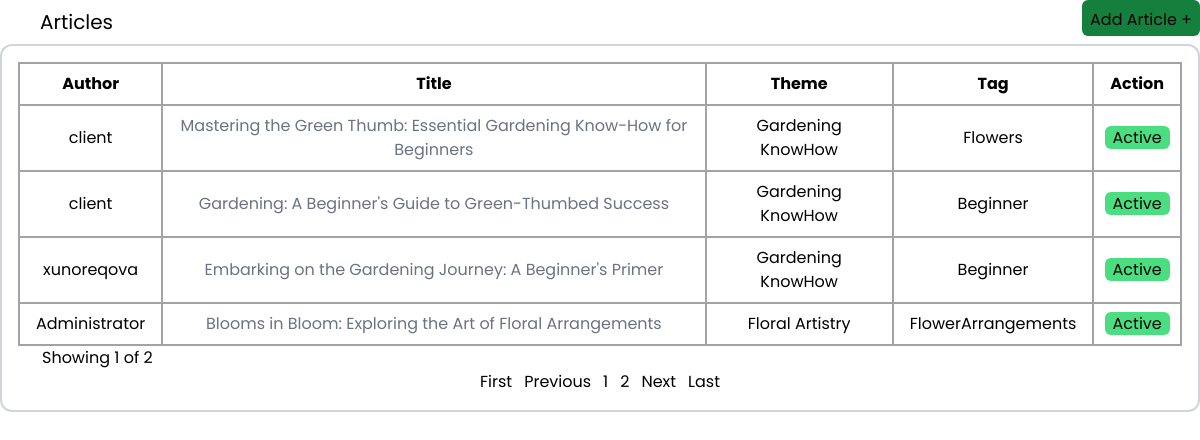
The page /src/blogpages/manageArticles.php (signed in) on the database its author committed.
### tables this page shows
CREATE TABLE `articles` (
  `articleId` int(11) NOT NULL,
  `articleTitle` varchar(255) DEFAULT NULL,
  `articleContent` varchar(30000) DEFAULT NULL,
  `userId` int(11) NOT NULL,
  `themeId` int(11) DEFAULT NULL,
  `articleTag` varchar(50) DEFAULT NULL,
  `isDeleted` int(11) DEFAULT 0
);

CREATE TABLE `users` (
  `userId` int(11) NOT NULL,
  `userName` varchar(50) NOT NULL,
  `userEmail` varchar(300) NOT NULL,
  `userPassword` mediumblob NOT NULL,
  `isVerified` int(11) NOT NULL DEFAULT 0,
  `roleId` int(11) NOT NULL
);

CREATE TABLE `themes` (
  `themeId` int(11) NOT NULL,
  `themeName` varchar(255) DEFAULT NULL,
  `themeDeleted` int(11) DEFAULT 0
);

### src/blogpages/manageArticles.php (the view, shortened to what this page needs)
<?php
include("../includes/conn.php");
if (isset($_SESSION['administrator_name']) || isset($_SESSION['admin_name'])) { ?>
    <!DOCTYPE html>
    <html lang="en">
    <head>
    </head>
    <body>
        <div class="flex flex-col justify-end items-start h-[100vh]">
            <div class="flex justify-between w-full pl-8">
                <p class="border-gray-300 rounded-t-lg p-2 pb-1 text-xl">Articles</p>
                <a href="../blog/addArticle_admin.php" class="p-2 pb-1 bg-green-700 mb-2 rounded-md">Add Article +</a>
            </div>
            <div class="border-2 border-gray-300 rounded-xl h-[90vh] w-full flex">
                <div id="themes" class="flex flex-col justify-between w-full p-4">
                    <?php
                    $records = $conn->query("SELECT * FROM articles JOIN users ON articles.userId = users.userId JOIN themes ON articles.themeId = themes.themeId");
                    $rows = $records->num_rows;
                    $start = 0;
                    $rows_per_page = 4;
                    $select = "SELECT * FROM articles JOIN users ON articles.userId = users.userId JOIN themes ON articles.themeId = themes.themeId LIMIT ?,?";
                    $stmt = $conn->prepare($select);
                    $stmt->bind_param("ii", $start, $rows_per_page);
                    $stmt->execute();
                    $result = $stmt->get_result();
                    $pages = ceil($rows / $rows_per_page);
                    if ($rows > 0) {
                    ?>
                        <table class="table-auto w-full ">
                            <thead class="border">
                                <tr class="border-2">
                                    <th class=" px-4 py-2 border-2 border-[#A3A3A3] text-xs md:text-base">Author</th>
                                    <th class=" px-4 py-2 border-2 border-[#A3A3A3] text-xs md:text-base">Title</th>
                                    <th class=" px-4 py-2 border-2 border-[#A3A3A3] text-xs md:text-base">Theme</th>
                                    <th class=" px-4 py-2 border-2 border-[#A3A3A3] text-xs md:text-base">Tag</th>
                                    <th class=" px-4 py-2 border-2 border-[#A3A3A3] text-xs md:text-base">Action</th>
                                </tr>
                            </thead>
                            <tbody id="tbody">
                                <?php
                                while ($row = mysqli_fetch_assoc($result)) {
                                    $articleId = $row['articleId'];
                                    $articleTitle = $row['articleTitle'];
                                    $articleTag = $row['articleTag'];
                                    $isDeleted = $row['isDeleted'];
                                    $userName = $row['userName'];
                                    $themeName = $row['themeName'];
                                ?>
                                    <tr>
                                        <td class="px-4 py-2 border-2 text-center border-[#A3A3A3] text-xs md:text-base"><?= $userName ?></td>
                                        <td class="px-4 py-2 border-2 text-center border-[#A3A3A3] text-gray-500 hover:text-gray-800 text-xs md:text-base"><a target="_blank" href="../blog/articlePage.php?article=<?= $articleId ?>"><?= $articleTitle ?></a></td>
                                        <td class="px-4 py-2 border-2 text-center border-[#A3A3A3] text-xs md:text-base"><?= $themeName ?></td>
                                        <td class="px-4 py-2 border-2 text-center border-[#A3A3A3] text-xs md:text-base"><?= $articleTag ?></td>
                                        <td class="px-1 py-2 border-2 text-center border-[#A3A3A3] text-xs md:text-base">
                                            <?php if ($isDeleted == 0) { ?>
                                                <a href="../blogpages/deleteArticle.php?articleId=<?= $articleId ?>" class="px-2 rounded-md bg-green-400"> Active </a>
                                            <?php } else { ?>
                                                <a href="../blogpages/deleteArticle.php?articleId=<?= $articleId ?>" class="px-2 rounded-md bg-red-400"> Archived </a>
                                            <?php } ?>
                                        </td>
                                    </tr>
                                <?php     }
                            } else {
                                ?>
                                <div class="w-full h-[100vh] flex items-center justify-center">
                                    <p>No tags in database</p>
                                </div>
                            <?php
                            }
                            ?>
                            </tbody>
                        </table>
                        <div>
                            <div class="pl-6">
                                <?php
                                if (!isset($_GET['page'])) {
                                    $page = 1;
                                } else {
                                    $page = $_GET['page'];
                                }
                                ?>
                                Showing <?php echo $page ?> of <?php echo $pages ?>
                            </div>
                            <div class="flex flex-row justify-center items-center gap-3">
                                <a href="?page=1">First</a>
                                <?php if (isset($_GET['page']) && $_GET['page'] > 1) { ?>
                                    <a href="?page=<?php echo $_GET['page'] - 1 ?>">Previous</a>
                                <?php } else { ?>
                                    <a class="cursor-pointer">Previous</a>
                                <?php } ?>
                                <?php
                                for ($i = 1; $i <= $pages; $i++) {
                                ?>
                                    <a href="?page=<?php echo $i ?>" class=""><?php echo $i ?></a>
                                <?php
                                }
                                ?>
                                <?php
                                if (!isset($_GET['page'])) {
                                    if ($pages == 1) {
                                ?>
                                        <a class="cursor-pointer">Next</a>
                                    <?php } else { ?>
                                        <a href="?page=2">Next</a>
                                    <?php } ?>
                                <?php } elseif ($_GET['page'] >= $pages) { ?>
                                    <a class="cursor-pointer">Next</a>
                                <?php } else { ?>
                                    <a href="?page=<?php echo $_GET['page'] + 1 ?>">Next</a>
                                <?php }
                                ?>
                                <a href="?page=<?php echo $pages ?>">Last</a>
                            </div>
                        </div>
                </div>
            </div>
        </div>
    </body>
    </html>
<?php } else echo "You don't have permission";
exit;
?>

### rows shown on the page
articles: userId.userName "client", articleTitle "Mastering the Green Thumb: Essential Gardening Know-How for Beginners", themeId.themeName "Gardening KnowHow", articleTag "Flowers"
articles: userId.userName "client", articleTitle "Gardening: A Beginner's Guide to Green-Thumbed Success", themeId.themeName "Gardening KnowHow", articleTag "Beginner"
articles: userId.userName "xunoreqova", articleTitle "Embarking on the Gardening Journey: A Beginner's Primer", themeId.themeName "Gardening KnowHow", articleTag "Beginner"
articles: userId.userName "Administrator", articleTitle "Blooms in Bloom: Exploring the Art of Floral Arrangements", themeId.themeName "Floral Artistry", articleTag "FlowerArrangements"

### other values the page prints
$page "1"
$pages "2"
